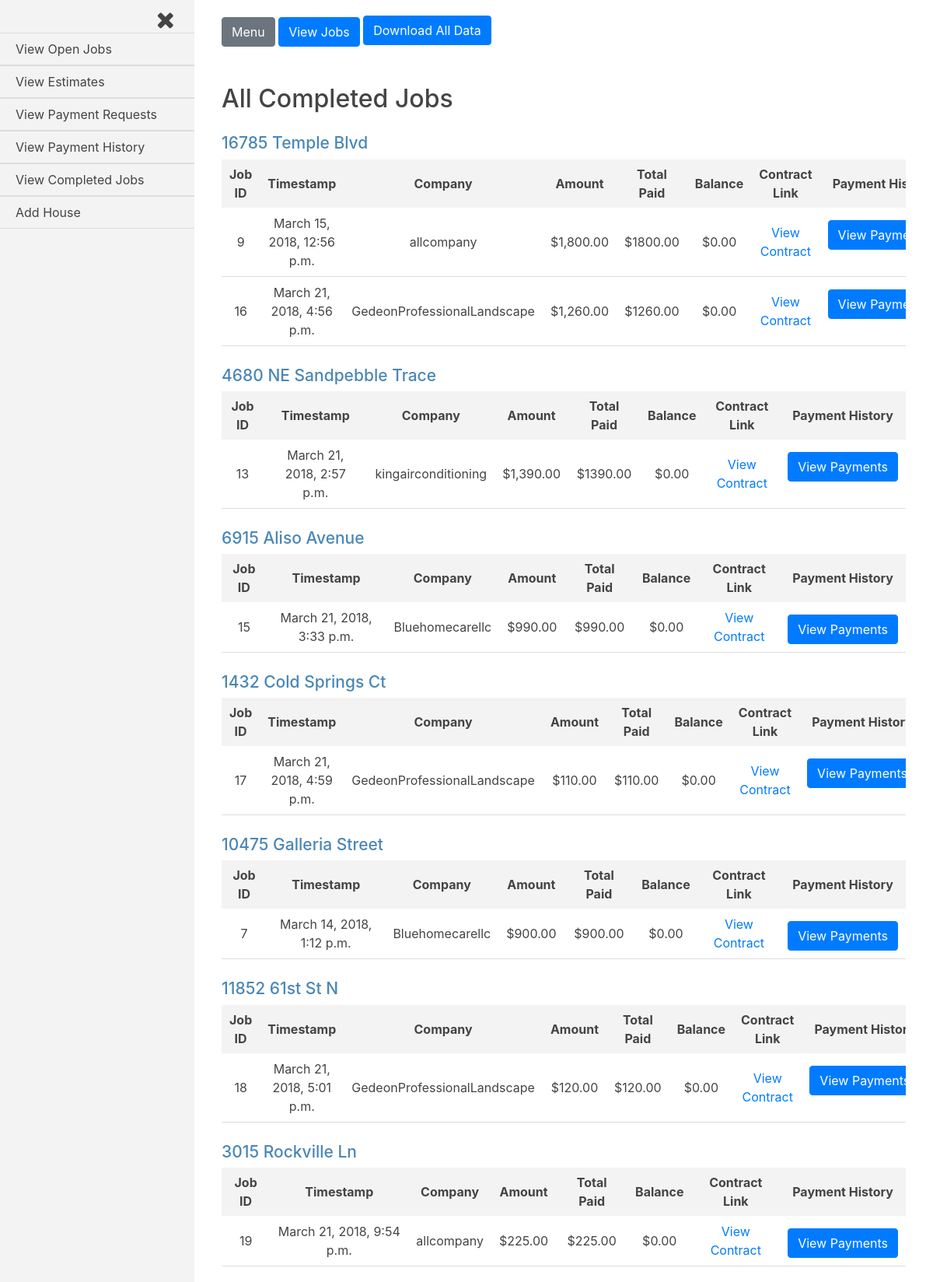
The app's page /jobs_complete/ (signed in) with its own data.
### jobs/models.py (models this page shows, shortened)
class House(models.Model):
    address = models.CharField(max_length=250)
    companies = models.ManyToManyField(settings.AUTH_USER_MODEL, through='Current_Worker')
    proposed_jobs = models.BooleanField(default=False)
    pending_payments = models.BooleanField(default=False)
    payment_history = models.BooleanField(default=False)
    completed_jobs = models.BooleanField(default=False)
    customer = models.ForeignKey(settings.AUTH_USER_MODEL, on_delete=models.CASCADE, related_name='customer_house')
    def __str__(self):
        return self.address

class Job(models.Model):
    house = models.ForeignKey(House, on_delete=models.CASCADE)
    company = models.ForeignKey(settings.AUTH_USER_MODEL, on_delete=models.CASCADE)
    start_amount = models.DecimalField(max_digits=8, decimal_places=2, default=0.00)
    start_date = models.DateTimeField(auto_now_add=True, blank=True)
    total_paid = models.DecimalField(max_digits=8, decimal_places=2, default=0.00)
    approved = models.BooleanField(default=False)
    def generate_filename(self, filename):
        file_path = 'uploads/{}/{}'.format(str(self.house.address), str(filename))
        return file_path
    document_link = models.FileField(upload_to=generate_filename)
    balance_amount = models.DecimalField(max_digits=8, decimal_places=2, default=0.00)

### jobs_complete/views.py (the view)
@login_required
def index(request):
    current_user = request.user
    if current_user.is_active and current_user.groups.filter(name__in=['Customers', 'Customers Staff']).exists():
        customer = Customer(current_user)
        customer = customer.is_customer_staff()
        houses = customer.completed_houses
        completed_jobs = customer.completed_jobs()
        payment_history_form = Payment_History_Form()
        template = loader.get_template('jobs_complete/index.html')
        context = {
            'houses': houses,
            'completed_jobs': completed_jobs,
            'current_user': current_user,
            'payment_history_form': payment_history_form,
        }
        return HttpResponse(template.render(context, request))
    else:
        return HttpResponseRedirect('/accounts/login')

### payment_history/forms.py
class Payment_History_Form(ModelForm, forms.Form):
    class Meta:
        model = Request_Payment
        exclude = ['job', 'submit_date', 'approved_date', 'house', 'amount', 'approved', 'document_link']

### customer_register/customer.py (called while the page is built)
    def is_customer_staff(self):
        if self.customer.groups.filter(name='Customers Staff').exists():
            customer_id = self.customer.groups.values_list('name', flat=True)[1]
            if customer_id == 'Customers Staff':
                customer_id = self.customer.groups.values_list('name', flat=True)[0]
            self.customer = int(customer_id)
            return Customer(self.customer)
        return Customer(self.customer)

    def houses(self):
        return House.objects.filter(customer=self.customer)

    def completed_houses(self):
        return House.objects.filter(customer=self.customer, completed_jobs=True)

    def completed_jobs(self):
        return Job.objects.filter(house__customer=self.customer, house__completed_jobs=True, approved=True, balance_amount__lte=0)[:50]

### jobs_complete/templates/jobs_complete/index.html (shortened to what this page needs)
{% extends 'base_login_admin.html' %}
{% load humanize %}
{% load static %}
{% block body_class %}jobs_completed{% endblock body_class %}
{% block content %}
<h2>All Completed Jobs</h2>
{% for h in houses %}
<div class="job-container">
  <div class="house">
    <h3 class="house-address">{{h.address}}</h3>
  </div>
  <div class="jobs">
    <table class="job-summary">
      <tbody>
        <tr class="job-headings">
          <th>Job ID</th>
          <th>Timestamp</th>
          <th>Company</th>
          <th>Amount</th>
          <th>Total Paid</th>
          <th>Balance</th>
          <th>Contract Link</th>
          <th>Payment History</th>
        </tr>
        {% for job in completed_jobs %}
        {% if job.house.address == h.address %}
        <tr class="job-info">
          <td>{{job.id}}</td>
          <td>{{job.start_date}}</td>
          <td>{{job.company}}</td>
          <td>${{job.start_amount|intcomma}}</td>
          <td>${{job.total_paid}}</td>
          <td>${{job.balance_amount|intcomma}}</td>
          <td><a href="{{job.document_link.url}}">View Contract</a></td>
          <td>
            <form class="payment-history-form" action="/payment_history/p_history_job" method="post">
              <input class="btn btn-primary v-payment-history" type="submit" name="v-payment-history" value="View Payments">
            </form>
          </td>
        </tr>
        {% endif %}
        {% endfor %}
      </tbody>
    </table>
  </div>
</div>
{% endfor %}
{% endblock content %}

### static/logged-in.css (style rules this page uses)
body { overflow-x: hidden; color: #444; }
body .job-info td:last-child input[type="submit"] { margin-bottom: 0; }
.job-container { overflow-x: auto; margin-top: 25px; }
.job-container h3 { font-size: 21px; color: #4A87B6; }
.job-headings { background-color: #f3f3f3; }
.job-headings th { padding: 7px 10px; }
.job-summary { width: 100%; min-width: 475px; max-width: 970px; text-align: center; }
.job-summary td { padding: 8px 10px; }
.job-summary td:last-child { padding-top: 16px; vertical-align: top; }
.job-info { border-bottom: 1px solid #ddd; }
form select, form input { margin-bottom: 20px; }
form input { width: 100%; background-color: transparent; border: 1px solid #ddd; padding: 10px; border-radius: 3px; }
form input[type="submit"] { display: block; }

### records on screen
House: address "16785 Temple Blvd"
Job: id "9", start_date "March 15, 2018, 12:56 p.m.", company "allcompany", start_amount "1,800.00", total_paid "1800.00", balance_amount "0.00"
Job: id "16", start_date "March 21, 2018, 4:56 p.m.", company "GedeonProfessionalLandscape", start_amount "1,260.00", total_paid "1260.00", balance_amount "0.00"
House: address "4680 NE Sandpebble Trace"
Job: id "13", start_date "March 21, 2018, 2:57 p.m.", company "kingairconditioning", start_amount "1,390.00", total_paid "1390.00", balance_amount "0.00"
House: address "6915 Aliso Avenue"
Job: id "15", start_date "March 21, 2018, 3:33 p.m.", company "Bluehomecarellc", start_amount "990.00", total_paid "990.00", balance_amount "0.00"
House: address "1432 Cold Springs Ct"
Job: id "17", start_date "March 21, 2018, 4:59 p.m.", company "GedeonProfessionalLandscape", start_amount "110.00", total_paid "110.00", balance_amount "0.00"
House: address "10475 Galleria Street"
Job: id "7", start_date "March 14, 2018, 1:12 p.m.", company "Bluehomecarellc", start_amount "900.00", total_paid "900.00", balance_amount "0.00"
House: address "11852 61st St N"
Job: id "18", start_date "March 21, 2018, 5:01 p.m.", company "GedeonProfessionalLandscape", start_amount "120.00", total_paid "120.00", balance_amount "0.00"
House: address "3015 Rockville Ln"
Job: id "19", start_date "March 21, 2018, 9:54 p.m.", company "allcompany", start_amount "225.00", total_paid "225.00", balance_amount "0.00"
